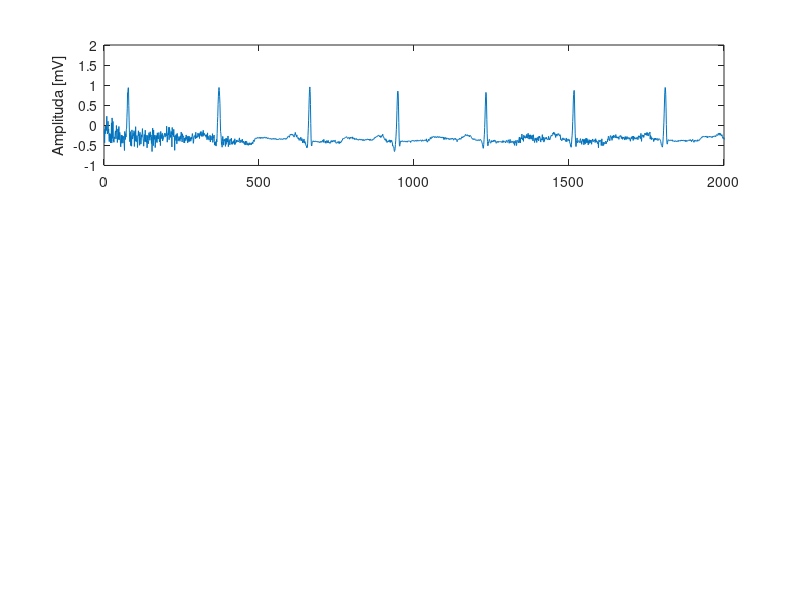

This chart was generated by the following MATLAB code: (Note: this script raises an error after producing the figure.)
%% ucitavanje signala
clear;close all;clc

load('ecg_1.mat');      %ecg, Fs, M

x=0.2*randn(1,M);       %samo sum
d=x+ecg';               %signal+sum

%% lms algoritam
N=1;
mi=0.15;
H  = zeros(N, 1);
y  = zeros(1, M);
e  = zeros(1, M);
for n=N:M
    X = x(n:-1:n-(N-1));
    y(n) = H'*X; 
    e(n) = d(n) - y(n);
    H = H + mi*e(n)*X; 
end

subplot(3,1,1); plot(e);axis([0 2000 -1 2])
ylabel('Amplituda [mV]')
xticks(0:500:2000); ax=gca; ax.FontSize=8;
title('LMS \mu=0.15','fontsize',10); 


%% nlms algoritam
N=1;
mi0=0.15;
H  = zeros(N, 1);
y  = zeros(1, M);
e  = zeros(1, M);
for n=N:M
    X = x(n:-1:n-(N-1));
    mi = mi0/(1 + X'*X);
    y(n) = H'*X; 
    e(n) = d(n) - y(n);
    H = H + mi*e(n)*X; 
end

subplot(3,1,2); plot(e);axis([0 2000 -1 2])
ylabel('Amplituda [mV]')
xticks(0:500:2000); ax=gca; ax.FontSize=8;
title('NLMS \mu_{0}=0.15','fontsize',10); 


%% varijabilni nlms algoritam
N=1;
mi0=1;
H  = zeros(N, 1);
y  = zeros(1, M);
e  = zeros(1, M);
for n=N:M
    X = x(n:-1:n-(N-1));
    
    if n>700
        mi0=0.05;
    elseif n>200
        mi0=0.10;
    end
    mi = mi0/(1 + X'*X);

    y(n) = H'*X; 
    e(n) = d(n) - y(n);
    H = H + mi*e(n)*X; 
end

subplot(3,1,3); plot(e);axis([0 2000 -1 2])
ylabel('Amplituda [mV]')
xticks(0:500:2000); ax=gca; ax.FontSize=8;
title('Varijabilni NLMS \mu_{0}=1','fontsize',10); 

% %% cuvanje grafika
% fig = gcf;
% fig.PaperPositionMode = 'auto';
% fig_pos = fig.PaperPosition;
% fig.PaperSize = [fig_pos(3) fig_pos(4)];
% print (fig,'rad/lmsgrafik_por.pdf','-dpdf')
